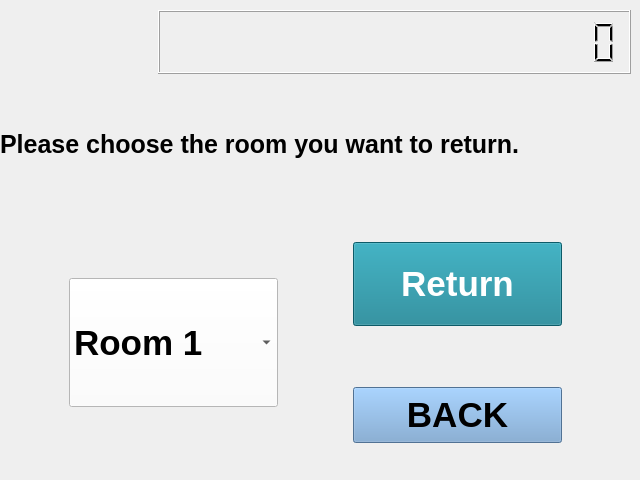
    <widget class="QWidget" name="Page3Return">
     <widget class="QWidget" name="verticalLayoutWidget_5">
      <property name="geometry">
       <rect>
        <x>0</x>
        <y>10</y>
        <width>631</width>
        <height>461</height>
       </rect>
      </property>
      <layout class="QVBoxLayout" name="verticalLayout_7" stretch="2,1,2,1,8">
       <item>
        <layout class="QHBoxLayout" name="horizontalLayout_11" stretch="1,3">
         <item>
          <spacer name="horizontalSpacer_18">
           <property name="orientation">
            <enum>Qt::Horizontal</enum>
           </property>
           <property name="sizeHint" stdset="0">
            <size>
             <width>40</width>
             <height>20</height>
            </size>
           </property>
          </spacer>
         </item>
         <item>
          <widget class="QLCDNumber" name="pLCDClock3">
           <property name="digitCount">
            <number>20</number>
           </property>
          </widget>
         </item>
        </layout>
       </item>
       <item>
        <spacer name="verticalSpacer_18">
         <property name="orientation">
          <enum>Qt::Vertical</enum>
         </property>
         <property name="sizeHint" stdset="0">
          <size>
           <width>20</width>
           <height>13</height>
          </size>
         </property>
        </spacer>
       </item>
       <item>
        <layout class="QHBoxLayout" name="horizontalLayout_12" stretch="2,1">
         <item>
          <widget class="QLabel" name="label_5">
           <property name="font">
            <font>
             <family>Ubuntu</family>
             <pointsize>19</pointsize>
             <weight>75</weight>
             <bold>true</bold>
            </font>
           </property>
           <property name="text">
            <string>Please choose the room you want to return.</string>
           </property>
          </widget>
         </item>
         <item>
          <spacer name="horizontalSpacer_19">
           <property name="orientation">
            <enum>Qt::Horizontal</enum>
           </property>
           <property name="sizeHint" stdset="0">
            <size>
             <width>40</width>
             <height>20</height>
            </size>
           </property>
          </spacer>
         </item>
        </layout>
       </item>
       <item>
        <spacer name="verticalSpacer_13">
         <property name="orientation">
          <enum>Qt::Vertical</enum>
         </property>
         <property name="sizeHint" stdset="0">
          <size>
           <width>20</width>
           <height>20</height>
          </size>
         </property>
        </spacer>
       </item>
       <item>
        <layout class="QHBoxLayout" name="horizontalLayout_13" stretch="1,3,1,3,1">
         <item>
          <spacer name="horizontalSpacer_22">
           <property name="orientation">
            <enum>Qt::Horizontal</enum>
           </property>
           <property name="sizeHint" stdset="0">
            <size>
             <width>40</width>
             <height>20</height>
            </size>
           </property>
          </spacer>
         </item>
         <item>
          <layout class="QVBoxLayout" name="verticalLayout_3" stretch="1,2,1">
           <item>
            <spacer name="verticalSpacer_5">
             <property name="orientation">
              <enum>Qt::Vertical</enum>
             </property>
             <property name="sizeHint" stdset="0">
              <size>
               <width>20</width>
               <height>18</height>
              </size>
             </property>
            </spacer>
           </item>
           <item>
            <widget class="QComboBox" name="pCBRoomsList">
             <property name="sizePolicy">
              <sizepolicy hsizetype="Preferred" vsizetype="Minimum">
               <horstretch>0</horstretch>
               <verstretch>0</verstretch>
              </sizepolicy>
             </property>
             <property name="font">
              <font>
               <family>Ubuntu</family>
               <pointsize>26</pointsize>
               <weight>75</weight>
               <bold>true</bold>
              </font>
             </property>
             <property name="styleSheet">
              <string notr="true">background-color: rgb(255, 255, 255);</string>
             </property>
             <item>
              <property name="text">
               <string>Room 1</string>
              </property>
             </item>
             <item>
              <property name="text">
               <string>Room 2</string>
              </property>
             </item>
            </widget>
           </item>
           <item>
            <spacer name="verticalSpacer_4">
             <property name="orientation">
              <enum>Qt::Vertical</enum>
             </property>
             <property name="sizeHint" stdset="0">
              <size>
               <width>20</width>
               <height>28</height>
              </size>
             </property>
            </spacer>
           </item>
          </layout>
         </item>
         <item>
          <spacer name="horizontalSpacer_20">
           <property name="orientation">
            <enum>Qt::Horizontal</enum>
           </property>
           <property name="sizeHint" stdset="0">
            <size>
             <width>40</width>
             <height>20</height>
            </size>
           </property>
          </spacer>
         </item>
         <item>
          <layout class="QVBoxLayout" name="verticalLayout_4" stretch="1,3,2,2,1">
           <item>
            <spacer name="verticalSpacer_6">
             <property name="orientation">
              <enum>Qt::Vertical</enum>
             </property>
             <property name="sizeHint" stdset="0">
              <size>
               <width>20</width>
               <height>18</height>
              </size>
             </property>
            </spacer>
           </item>
           <item>
            <widget class="QPushButton" name="pPBRtnCheck">
             <property name="sizePolicy">
              <sizepolicy hsizetype="Minimum" vsizetype="Minimum">
               <horstretch>0</horstretch>
               <verstretch>0</verstretch>
              </sizepolicy>
             </property>
             <property name="font">
              <font>
               <family>Ubuntu</family>
               <pointsize>26</pointsize>
               <weight>75</weight>
               <bold>true</bold>
              </font>
             </property>
             <property name="styleSheet">
              <string notr="true">background-color: rgb(18, 127, 145);
color: rgb(255, 255, 255);</string>
             </property>
             <property name="text">
              <string>Return</string>
             </property>
             <property name="default">
              <bool>false</bool>
             </property>
             <property name="flat">
              <bool>false</bool>
             </property>
            </widget>
           </item>
           <item>
            <spacer name="verticalSpacer_7">
             <property name="orientation">
              <enum>Qt::Vertical</enum>
             </property>
             <property name="sizeHint" stdset="0">
              <size>
               <width>20</width>
               <height>28</height>
              </size>
             </property>
            </spacer>
           </item>
           <item>
            <widget class="QPushButton" name="pPBBack_Rtn">
             <property name="sizePolicy">
              <sizepolicy hsizetype="Minimum" vsizetype="Minimum">
               <horstretch>0</horstretch>
               <verstretch>0</verstretch>
              </sizepolicy>
             </property>
             <property name="font">
              <font>
               <family>Ubuntu</family>
               <pointsize>26</pointsize>
               <weight>75</weight>
               <bold>true</bold>
              </font>
             </property>
             <property name="styleSheet">
              <string notr="true">background-color: rgb(114, 159, 207);</string>
             </property>
             <property name="text">
              <string>BACK</string>
             </property>
            </widget>
           </item>
           <item>
            <spacer name="verticalSpacer_8">
             <property name="orientation">
              <enum>Qt::Vertical</enum>
             </property>
             <property name="sizeHint" stdset="0">
              <size>
               <width>20</width>
               <height>18</height>
              </size>
             </property>
            </spacer>
           </item>
          </layout>
         </item>
         <item>
          <spacer name="horizontalSpacer_32">
           <property name="orientation">
            <enum>Qt::Horizontal</enum>
           </property>
           <property name="sizeHint" stdset="0">
            <size>
             <width>40</width>
             <height>20</height>
            </size>
           </property>
          </spacer>
         </item>
        </layout>
       </item>
      </layout>
     </widget>
    </widget>
